Frame 1 (no input): blank canvas, image omitted
Frame 60 (the mouse pressed at the canvas centre just before this capture): blank canvas, image omitted
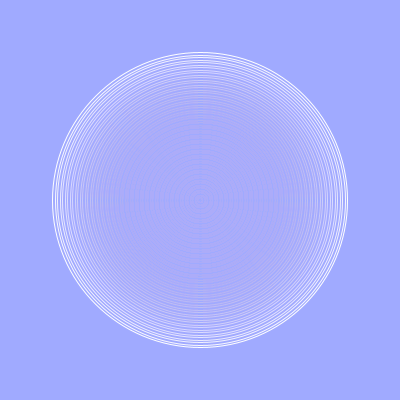
Frame 120 (the mouse held since frame 60 and released just before this capture)

The Processing sketch whose frames 1 and 60 were blank and that drew this single picture after the mouse press (run headless with seeded random() and noise(); from frame 60 on, the mouse is pressed at the canvas centre):

// Processing sketch: processing_42473
// ── processing_42473.pde

int ell = 0;


void setup(){
size(400, 400);
smooth();
background(160, 170, 255);
}

void draw(){
  fill(160, 170, 255, 0);
  noStroke();
  rect(0, 0, width, height);

  if(mousePressed){
fill(160, 170, 255, 20);
  

stroke(255, 255, ell);
strokeWeight(1);
ellipse(mouseX, mouseY, ell, ell);

ell=ell + 5;
  }

}

void mouseReleased(){
 ell = 0;
}
